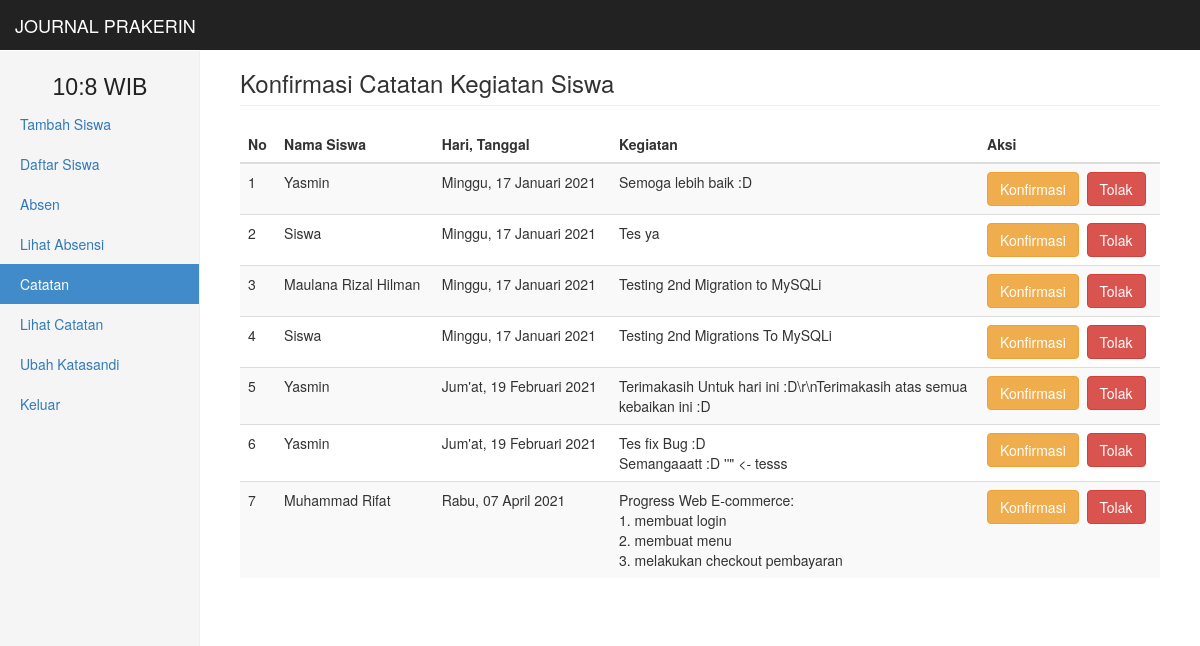
The app's page /req_catatan (signed in) with its own data.
### tables this page shows
CREATE TABLE `catatan` (
  `id_cat` int(10) NOT NULL,
  `id_user` int(10) NOT NULL,
  `id_bln` int(10) NOT NULL,
  `id_hri` int(10) NOT NULL,
  `id_tgl` int(10) NOT NULL,
  `isi_cat` longtext NOT NULL,
  `status_cat` enum('Menunggu','Dikonfirmasi','Ditolak') NOT NULL
);

CREATE TABLE `detail_user` (
  `id_user` int(10) NOT NULL,
  `nis_user` int(25) NOT NULL,
  `name_user` varchar(255) NOT NULL,
  `sklh_user` varchar(255) NOT NULL,
  `jk_user` varchar(5) NOT NULL
);

CREATE TABLE `hari` (
  `id_hri` int(10) NOT NULL,
  `nama_hri` varchar(50) NOT NULL
);

CREATE TABLE `tanggal` (
  `id_tgl` int(10) NOT NULL,
  `nama_tgl` varchar(20) NOT NULL
);

CREATE TABLE `bulan` (
  `id_bln` int(10) NOT NULL,
  `nama_bln` varchar(25) NOT NULL
);

### view/adm/req_catatan.php (the view, shortened to what this page needs)
<h3 class="page-header">Konfirmasi Catatan Kegiatan Siswa</h3>
<?php
  $sql = "SELECT*FROM catatan NATURAL LEFT JOIN bulan NATURAL JOIN hari NATURAL JOIN tanggal NATURAL JOIN detail_user WHERE status_cat='Menunggu'";
  $query = $conn->query($sql);
    if ($query->num_rows!==0) {
          echo "<div class='table-responsive'>
                 <table class='table table-striped'>
                  <thead>
                     <tr>
                      <th>No</th>
                      <th>Nama Siswa</th>
                      <th>Hari, Tanggal</th>
                      <th width='40%'>Kegiatan</th>
                      <th>Aksi</th>
                     </tr>
                  </thead>
                  <tbody>";
          $no=0;
          while ($get_note=$query->fetch_assoc()) {
            $id_note = $get_note['id_cat'];
            $name = $get_note['name_user'];
            $note = nl2br(htmlentities($get_note['isi_cat']));
            $date = "$get_note[nama_hri], $get_note[nama_tgl] $get_note[nama_bln] ".date("Y");
            $no++;
              echo  "<tr>
                  <td>$no</td>
                  <td>$name</td>
                  <td>$date</td>
                  <td>$note</td>
                  <td>
                  <button type='button' class='btn btn-warning' onclick=\"window.location.href='./model/proses.php?acc_note=$id_note';\">Konfirmasi</button>&nbsp;
                  <button type='button' class='btn btn-danger' onclick=\"window.location.href='./model/proses.php?dec_note=$id_note';\">Tolak</button>
                  </td>
                  </tr>";
          }
          echo "</tbody></table></div>";
    } else {
        echo "<div class='alert alert-danger'><strong>Tidak ada permintaan Catatan.</strong></div>";
    }
?>

### index.php (shortened to what this page needs)
<?php
if (isset($_GET['page'])) {
  $page = $_GET['page'];
} else {
  $page = "home";
}
if (!isset($_SESSION['sw']) AND !isset($_SESSION['pb'])) {
  include 'view/login.php';
} else {
  include 'view/media.php';
}
?>

### view/media.php (shortened to what this page needs)
<!DOCTYPE html>
<html lang="en"><head><meta http-equiv="Content-Type" content="text/html; charset=UTF-8">
    <link href="./lib/bootstrap.min.css" rel="stylesheet">
    <link href="./lib/ie10-viewport-bug-workaround.css" rel="stylesheet">
    <link href="./lib/dashboard.css" rel="stylesheet">
  </head>
  <body>
    <nav class="navbar navbar-inverse navbar-fixed-top">
      <div class="container-fluid">
        <?php
        include './model/layout/navbar.php';
        ?>
      </div>
    </nav>
    <div class="container-fluid">
      <div class="row">
        <div class="col-sm-3 col-md-2 sidebar">
          <?php
          include './model/layout/sidebar.php';
          ?>
        </div>
        <div class="col-sm-9 col-sm-offset-3 col-md-10 col-md-offset-2 main">
          <?php
          include './model/layout/content.php';
          ?>
        </div>
      </div>
    </div>
</body></html>

### model/layout/navbar.php (shortened to what this page needs)
<div class="navbar-header">
  <a class="navbar-brand" href="home">JOURNAL PRAKERIN</a>
  </div>
<div id="navbar" class="navbar-collapse collapse">
</div>

### model/layout/sidebar.php (shortened to what this page needs)
<ul class="nav nav-sidebar">
<li id="output"></li>
   <?php
   		if (isset($_SESSION['pb'])) {
   			$link=array("","add_siswa","siswa","absen","absensi","req_catatan","catatan", "katasandi&id=$_SESSION[id]","keluar");
			$name=array("","Tambah Siswa","Daftar Siswa","Absen","Lihat Absensi","Catatan","Lihat Catatan","Ubah Katasandi", "Keluar");
			for ($i=1; $i <= count($link)-1 ; $i++) {
				if (strcmp($page, "$link[$i]")==0) {
			        $status = "class='active'";
			      } else {
			      	$status = "";
			      }
				echo "<li $status><a href='$link[$i]'>$name[$i]</a></li>";
			}
   		}
	?>
</ul>

### model/layout/content.php
<?php
if (strcmp($page, "absen")==0) {
        if (isset($_SESSION['sw'])) {
          include './view/absen.php';
        } elseif (isset($_SESSION['pb'])) {
          include './view/adm/absen.php';
        }
      }elseif (strcmp($page, "absensi")==0) {
        if (isset($_SESSION['sw'])) {
          include './view/detail_absen.php';
          } elseif (isset($_SESSION['pb'])) {
            include './view/adm/detail_absen.php';
          }
      }elseif (strcmp($page, "catatan")==0) {
        if (isset($_SESSION['sw'])) {
          include './view/note.php';
          } elseif (isset($_SESSION['pb'])) {
            include './view/adm/catatan.php';
          }
      }elseif (strcmp($page, "tambah_catatan")==0) {
        include './view/add_note.php';
      }elseif (strcmp($page, "req_catatan")==0) {
        if (!isset($_SESSION['pb'])) {
            header("location:home");
        }else {
            include './view/adm/req_catatan.php';
        }
      } elseif (strcmp($page, "add_siswa")==0) {
        if (!isset($_SESSION['pb'])) {
            header("location:home");
        }else {
            include './view/adm/add_siswa.php';
        }
      } elseif (strcmp($page, "siswa")==0) {
        if (!isset($_SESSION['pb'])) {
            header("location:home");
        }else {
            include './view/adm/siswa.php';
        }
      } elseif (strcmp($page, "katasandi")==0) {
        if (!isset($_SESSION['pb'])) {
            header("location:home");
        }else {
            include './view/adm/katasandi.php';
        }
      } elseif (strcmp($page, "keluar")==0) {
        header("location:view/logout.php");
      } else {
        header("location:absen");
      }
?>

### records on screen
catatan: detail_user.name_user "Yasmin", id_hri.nama_bln "Minggu, 17 Januari 2021", isi_cat "Semoga lebih baik :D"
catatan: detail_user.name_user "Siswa", id_hri.nama_bln "Minggu, 17 Januari 2021", isi_cat "Tes ya"
catatan: detail_user.name_user "Maulana Rizal Hilman", id_hri.nama_bln "Minggu, 17 Januari 2021", isi_cat "Testing 2nd Migration to MySQLi"
catatan: detail_user.name_user "Siswa", id_hri.nama_bln "Minggu, 17 Januari 2021", isi_cat "Testing 2nd Migrations To MySQLi"
catatan: detail_user.name_user "Yasmin", id_hri.nama_bln "Jum'at, 19 Februari 2021", isi_cat "Terimakasih Untuk hari ini :D\\r\\nTerimakasih atas semua kebaikan ini :D"
catatan: detail_user.name_user "Yasmin", id_hri.nama_bln "Jum'at, 19 Februari 2021", isi_cat "Tes fix Bug :D Semangaaatt :D ''\" <- tesss"
catatan: detail_user.name_user "Muhammad Rifat", id_hri.nama_bln "Rabu, 07 April 2021", isi_cat "Progress Web E-commerce: 1. membuat login 2. membuat menu 3. melakukan checkout pembayaran"

### other values on screen
$name[$i] "Tambah Siswa"
$name[$i] "Daftar Siswa"
$name[$i] "Absen"
$name[$i] "Lihat Absensi"
$name[$i] "Catatan"
$name[$i] "Lihat Catatan"
$name[$i] "Ubah Katasandi"
$name[$i] "Keluar"
